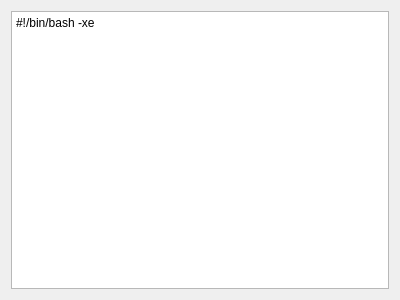
<?xml version="1.0" encoding="UTF-8"?>
<ui version="4.0">
 <class>StartupScript</class>
 <widget class="QWidget" name="StartupScript">
  <property name="geometry">
   <rect>
    <x>0</x>
    <y>0</y>
    <width>400</width>
    <height>300</height>
   </rect>
  </property>
  <property name="windowTitle">
   <string>Form</string>
  </property>
  <layout class="QVBoxLayout" name="verticalLayout">
   <item>
    <widget class="QPlainTextEdit" name="plainTextEdit">
     <property name="plainText">
      <string>#!/bin/bash -xe
</string>
     </property>
    </widget>
   </item>
  </layout>
 </widget>
 <resources/>
 <connections/>
</ui>
